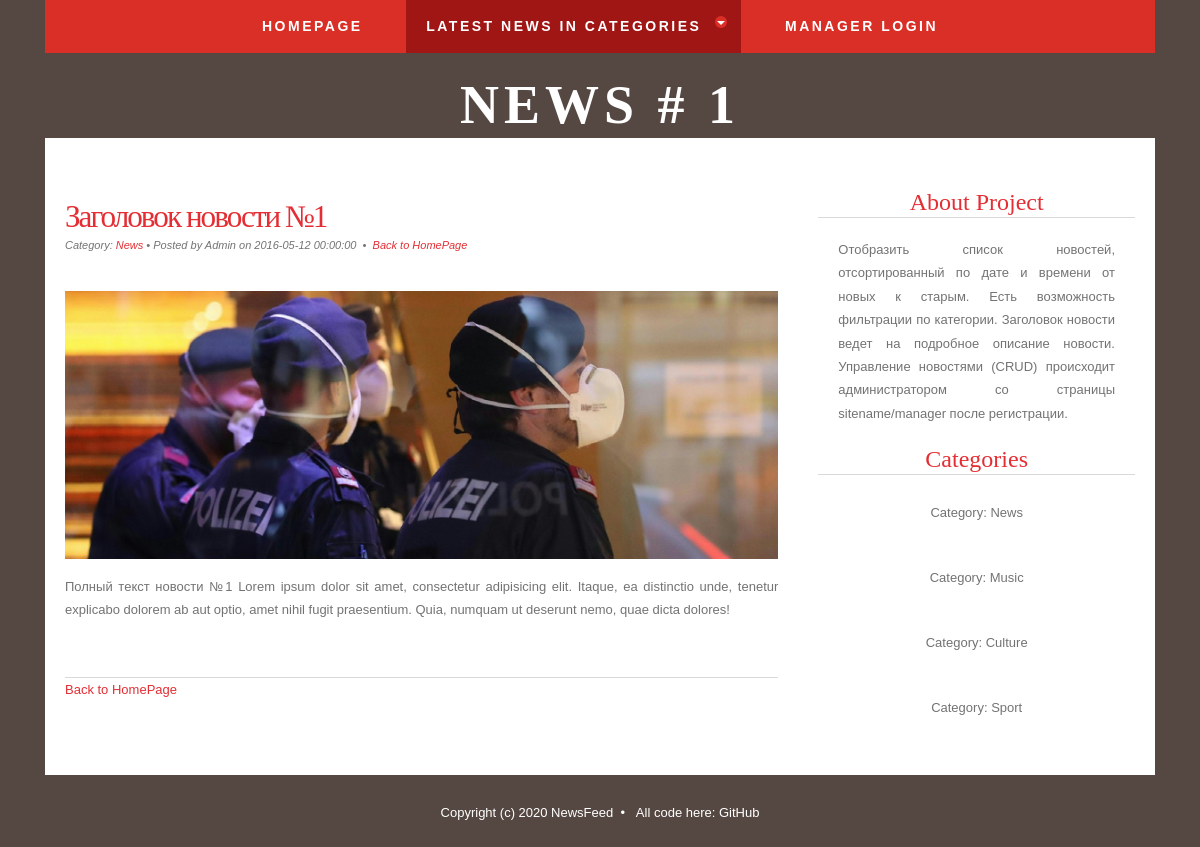
Screenshot of /news/1 with the database file from the repository.
### tables this page shows
CREATE TABLE `news` (
  `id` int(11) NOT NULL,
  `title` varchar(255) NOT NULL,
  `date` datetime NOT NULL DEFAULT CURRENT_TIMESTAMP,
  `short_content` text NOT NULL,
  `content` text NOT NULL,
  `author_name` varchar(255) NOT NULL DEFAULT 'Admin',
  `category` varchar(50) DEFAULT NULL
);

### config/routes.php (called while the page is built)
<?php
return array(
    'user/login' => 'user/login',
    'user/logout' => 'user/logout',
    'manager' => 'manager/index',
    'manager/view' => 'manager/view',
    'manager/create' => 'manager/create',
    'manager/update/([0-9]+)' => 'manager/update/$1',
    'manager/delete/([0-9]+)' => 'manager/delete/$1',
    'news/([A-Za-z]+)' => 'news/category/$1',
    'news/([0-9]+)' => 'news/view/$1',
    'news' => 'news/index',
    '' => 'news/index',
);

### controllers/NewsController.php (called while the page is built, shortened)
<?php
class NewsController {
    public function actionView($id) {
        $latestNewsInCategories = News::getLatestNewsInCategories();
        $newsItem = News::getNewsItemByID($id);
        require_once(ROOT . '/views/news/view.php');
        return true;
    }
}

### index.php (called while the page is built, shortened)
<?php
require_once(ROOT.'/components/Autoload.php');
$router = new Router();
$router->run();

### components/Autoload.php (called while the page is built, shortened)
<?php
spl_autoload_register(function ($class_name) {
    $array_paths = array(
        '/models/',
        '/components/',
        '/controllers/',
    );
    foreach ($array_paths as $path) {
        $path = ROOT . $path . $class_name . '.php';
    }
});

### models/User.php (called while the page is built, shortened)
<?php
class User {
    public static function isGuest() {
        return true;
    }
}

### models/News.php (called while the page is built, shortened)
<?php
class News {
    public static function getNewsItemByID($id) {
        $id = intval($id);
        $db = Db::getConnection();
        $sql = 'SELECT * FROM news WHERE id = :id';
        $result = $db->prepare($sql);
        $result->bindParam(':id', $id, PDO::PARAM_INT);
        $result->setFetchMode(PDO::FETCH_ASSOC);
        $result->execute();
        $newsItem = $result->fetch();
        return $newsItem;
    }
    public static function getLatestNewsInCategories() {
        $latestNewsInCategories = array();
        $db = Db::getConnection();
        $result = $db->query("SELECT news.id, news.category, news.title, news.date FROM `news` INNER JOIN "
                . "(SELECT MAX(date) as md, category FROM news GROUP BY category) aux ON "
                . "(news.category=aux.category and news.date=aux.md) ORDER BY date DESC");
        $i = 0;
        while ($row = $result->fetch()) {
            $latestNewsInCategories[$i]['id'] = $row['id'];
            $latestNewsInCategories[$i]['category'] = $row['category'];
            $latestNewsInCategories[$i]['title'] = $row['title'];
            $i++;
        }
        return $latestNewsInCategories;
    }
}

### views/news/view.php (the view, shortened to what this page needs)
<!DOCTYPE html>
<html lang="en">
    <head>
        <link href="/template/css/bootstrap.min.css" rel="stylesheet" type="text/css">
        <link href="/template/css/style.css" rel="stylesheet" type="text/css" media="screen">
        <link href="/template/css/menu.css" rel="stylesheet" >
    </head>
    <body>
        <div class="container">
            <div class="header">
                <div class="row">
                    <div class="col-sm-12">
                        <div id="cssmenu" class="align-center">
                            <ul>
                                <li><a href="/">Homepage</a></li>
                                <li class="has-sub active"><a href="#">Latest News IN Categories</a>
                                </li>
                                <?php if (User::isGuest()): ?>
                                    <li><a href="/user/login/">Manager Login</a></li>
                                <?php else: ?>
                                    <li><a href="/user/logout/">Logout</a></li>
                                <?php endif; ?>
                            </ul>
                        </div>
                    </div>
                </div>
                <div class="row" id="wrapper">
                    <div class="col-sm-12">
                        <div id="logo">
                            <h1><a href="/">News # <?php echo $id ?></a></h1>
                        </div>
                    </div>
                </div>
            </div>
            <div class="content" id="page">
                <div id="page-bgtop">
                    <div id="page-bgbtm">
                        <div class="col-sm-8" id="content">
                            <div class="post">
                                <h2 class="title"><a href='/news/<?php echo $newsItem['id']; ?>'><?php echo htmlentities($newsItem['title']); ?></a></h2>
                                <p class="meta">Category: <a href='/news/<?php echo $newsItem['category']; ?>'>
                                        <?php echo $newsItem['category']; ?></a>&nbsp;&bull;&nbsp;Posted by
                                    <?php echo $newsItem['author_name']; ?> on <?php echo $newsItem['date']; ?>
                                    &nbsp;&bull;&nbsp; <a href='/news' class="permalink">Back to HomePage</a></p>
                                <div class="entry">
                                    <p><img src="/template/images/<?php echo $newsItem['id']; ?>.jpg" alt="" class="responsive"/></p>
                                    <p><?php echo htmlentities($newsItem['content']); ?></p>
                                </div>
                            </div>
                            <p><a href='/news/' class="permalink">Back to HomePage</a></p>
                        </div>
                        <div class="col-sm-4" id="sidebar">
                            <ul>
                                <li>
                                    <h2>About Project</h2>
                                    <p>Отобразить список новостей, отсортированный по дате и времени от новых к старым.
                                        Есть возможность фильтрации по категории. Заголовок новости ведет на подробное
                                        описание новости. Управление новостями (CRUD) происходит администратором со страницы
                                        sitename/manager после регистрации.</p>
                                </li>
                                <li>
                                    <h2>Categories</h2>
                                    <?php foreach ($latestNewsInCategories as $newsCategory): ?>
                                        <ul>
                                            <li><a href='/news/<?php echo $newsCategory['category']; ?>'>Category: <?php echo $newsCategory['category']; ?></a></li>
                                        </ul>
                                    <?php endforeach; ?>
                                </li>
                            </ul>
                        </div>
                        <div style="clear: both;">&nbsp;</div>
                    </div>
                </div>
            </div>
            <footer id="footer">
                <p>Copyright (c) 2020 NewsFeed &nbsp;&bull;&nbsp;&nbsp;&nbsp;All code here: <a href="https://github.com/SavelIV/NewsFeed">GitHub</a></p>
            </footer>
        </div>
    </body>
</html>

### components/Router.php (shortened to what this page needs)
<?php
class Router {
    private $routes;
    public function __construct() {
        $routesPath = ROOT . '/config/routes.php';
        $this->routes = include($routesPath);
    }
    private function getURI() {
        if (!empty($_SERVER['REQUEST_URI'])) {
            return trim($_SERVER['REQUEST_URI'], '/');
        }
    }
    public function run() {
        $uri = $this->getURI();
        foreach ($this->routes as $uriPattern => $path) {
            if (preg_match("~^$uriPattern$~", $uri)) {
                $internalRoute = preg_replace("~^$uriPattern$~", $path, $uri);
                $segments = explode('/', $internalRoute);
                $controllerName = array_shift($segments) . 'Controller';
                $actionName = 'action' . ucfirst(array_shift($segments));
                $parameters = $segments;
                $controllerObject = new $controllerName;
                $result = call_user_func_array(array($controllerObject, $actionName), $parameters);
                if ($result != null) {
                    break;
                }
            }
        }
    }
}

### template/css/style.css (style rules this page uses)
body { height: 100%; margin: 0; padding: 0; display: flex; flex-direction: column; background: #554842; font-family: Arial, Helvetica, sans-serif; font-size: 13px; color: #737373; }
h1, h2, h3 { margin: 0; padding: 0; font-family: 'Arvo', serif; font-weight: normal; color: #FFA800; }
h1 { font-size: 2em; }
h2 { font-size: 2.4em; }
p, ul, ol { margin-top: 0; line-height: 180%; }
a { text-decoration: none; color: #E42E33; }
img { width: 100%; height: auto; }
#wrapper { margin: 0 auto; padding: 0; }
#logo { margin: 0px auto; padding: 20px 0px 0px 0px; color: #FFFFFF; }
#logo h1, #logo p { display: block; margin: 0; padding: 0; }
#logo h1 { margin: 0px; letter-spacing: 5px; text-align: center; text-transform: uppercase; font-size: 54px; font-weight: bold; color: #FFFFFF; }
#logo h1 a { color: #FFFFFF; }
#logo a { border: none; background: none; text-decoration: none; color: #FFFFFF; }
#page { margin: 0 auto; padding: 0; background-color: #FFFFFF; }
#page-bgbtm { margin: 0px; padding: 20px 20px 0px 20px; }
#content { float: left; padding: 0px 0px 0px 0px; }
.post { clear: both; padding: 30px 0px; border-bottom: 1px solid #D9D9D9; }
.post .title { padding-top: 10px; letter-spacing: -2px; }
.post .title a { border: none; color: #E42E33; }
.post .meta { padding-bottom: 10px; text-align: left; font-family: Arial, Helvetica, sans-serif; font-size: 11px; font-style: italic; }
.post .entry { text-align: justify; margin-bottom: 25px; padding: 10px 0px 0px 0px; }
#sidebar { float: right; padding: 30px 0px 0px 40px; }
#sidebar ul { margin: 0; padding: 0; list-style: none; }
#sidebar li { margin: 0; padding: 0; }
#sidebar li ul { margin: 0px 15px; padding-bottom: 30px; }
#sidebar li li { text-align: center; line-height: 35px; }
#sidebar h2 { text-align: center; margin-bottom: 20px; border-bottom: 1px solid #D9D9D9; font-size: 24px; color: #E42E33; }
#sidebar p { margin: 0 0px; padding: 0px 20px 20px 20px; text-align: justify; }
#sidebar a { border: none; color: #737373; }
#footer { overflow: hidden; margin: 0px auto 40px auto; font-family: Arial, Helvetica, sans-serif; }
#footer p { display: block; padding: 30px 0px; line-height: normal; text-align: center; color: #FFFFFF; }
#footer a { color: #FFFFFF; }

### template/css/menu.css (style rules this page uses)
#cssmenu { background: #DA2F27; width: auto; padding: 0; line-height: 1; display: block; position: relative; font-family: 'Cabin', sans-serif; z-index: 9999; }
#cssmenu ul { list-style: none; margin: 0; padding: 0; display: block; }
#cssmenu ul:after, #cssmenu:after { content: " "; display: block; font-size: 0; height: 0; clear: both; visibility: hidden; }
#cssmenu ul li { margin: 0 10px; padding: 0; display: block; position: relative; }
#cssmenu ul li a { text-decoration: none; display: block; margin: 0; -webkit-transition: color .2s ease; -moz-transition: color .2s ease; -ms-transition: color .2s ease; -o-transition: color .2s ease; transition: color .2s ease; -webkit-box-sizing: border-box; -moz-box-sizing: border-box; box-sizing: border-box; }
#cssmenu > ul > li { float: left; }
#cssmenu.align-center > ul > li { float: none; display: inline-block; }
#cssmenu.align-center > ul { text-align: center; }
#cssmenu > ul > li:after { content: ""; display: block; position: absolute; width: 100%; height: 0; top: 0; z-index: 0; background: #9F1615; -webkit-transition: height .2s; -moz-transition: height .2s; -ms-transition: height .2s; -o-transition: height .2s; transition: height .2s; }
#cssmenu > ul > li.has-sub > a { padding-right: 40px; }
#cssmenu > ul > li.has-sub > a:after { display: block; content: ""; background: #9F1615; height: 12px; width: 12px; position: absolute; border-radius: 13px; right: 14px; top: 16px; }
#cssmenu > ul > li.has-sub > a:before { display: block; content: ""; border: 4px solid transparent; border-top-color: #333; z-index: 2; height: 0; width: 0; position: absolute; right: 16px; top: 21px; }
#cssmenu > ul > li > a { color: #fff; padding: 15px 20px; font-weight: 600; letter-spacing: 2.5px; text-transform: uppercase; font-size: 14px; z-index: 2; position: relative; }
#cssmenu > ul > li:hover:after, #cssmenu > ul > li.active:after { height: 100%; }
#cssmenu > ul > li:hover > a, #cssmenu > ul > li.active > a { color: #fff; }
#cssmenu > ul > li:hover > a:after, #cssmenu > ul > li.active > a:after { background: #DA2F27; }
#cssmenu > ul > li:hover > a:before, #cssmenu > ul > li.active > a:before { border-top-color: #ffffff; }
#cssmenu > ul > li > a { display: block; }
#cssmenu > ul > li { width: auto; }

### rows the page displays
news: title "Заголовок новости №1", category "News", author_name "Admin", date "2016-05-12 00:00:00", content "Полный текст новости №1 Lorem ipsum dolor sit amet, consectetur adipisicing elit. Itaque, ea distinctio unde, tenetur explicabo dolorem ab aut optio, amet nihil fugit praesentium. Quia, numquam ut deserunt nemo, quae dicta dolores!"
news: category "News"
news: category "Music"
news: category "Culture"
news: category "Sport"
